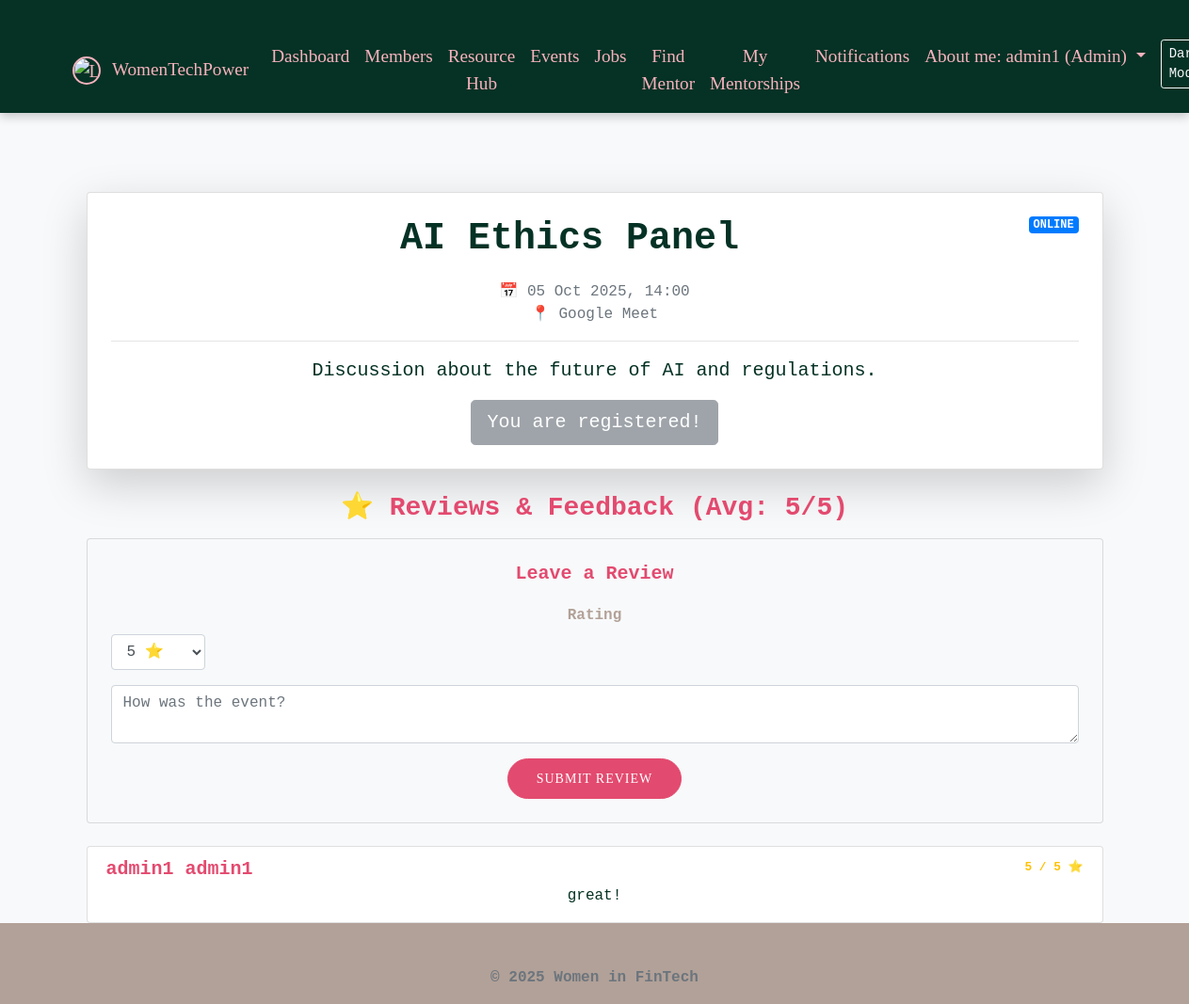
The page /event_details.php?id=4 (signed in) on the database its author committed.
### tables this page shows
CREATE TABLE `events` (
  `id` int(11) NOT NULL,
  `title` varchar(255) NOT NULL,
  `description` text DEFAULT NULL,
  `event_date` datetime NOT NULL,
  `type` enum('online','offline') NOT NULL,
  `location` varchar(255) DEFAULT NULL,
  `created_at` timestamp NOT NULL DEFAULT current_timestamp()
);

CREATE TABLE `event_reviews` (
  `id` int(11) NOT NULL,
  `user_id` int(11) DEFAULT NULL,
  `event_id` int(11) DEFAULT NULL,
  `rating` int(11) DEFAULT NULL,
  `comment` text DEFAULT NULL,
  `created_at` timestamp NOT NULL DEFAULT current_timestamp()
);

CREATE TABLE `members` (
  `id` int(11) NOT NULL,
  `first_name` varchar(50) NOT NULL,
  `last_name` varchar(50) NOT NULL,
  `email` varchar(100) NOT NULL,
  `password` varchar(255) DEFAULT NULL,
  `role` enum('member','mentor','admin') DEFAULT 'member',
  `profession` varchar(100) DEFAULT NULL,
  `company` varchar(100) DEFAULT NULL,
  `expertise` text DEFAULT NULL,
  `linkedin_profile` varchar(255) DEFAULT NULL,
  `status` enum('active','pending','mentor') DEFAULT 'pending',
  `created_at` timestamp NOT NULL DEFAULT current_timestamp(),
  `profile_image` varchar(255) DEFAULT NULL
);

### event_details.php (the view, shortened to what this page needs)
<?php
include_once "includes/header.php";
$event_id = $_GET['id'];
$user_id = $_SESSION['user_id'];
$database = new Database();
$db = $database->getConnection();
$stmt = $db->prepare("SELECT * FROM events WHERE id = ?");
$stmt->execute([$event_id]);
$event = $stmt->fetch(PDO::FETCH_ASSOC);
$stmt_check = $db->prepare("SELECT * FROM event_registrations WHERE user_id = ? AND event_id = ?");
$stmt_check->execute([$user_id, $event_id]);
$is_registered = $stmt_check->rowCount() > 0;
$stmt_reviews = $db->prepare("SELECT r.*, m.first_name, m.last_name FROM event_reviews r JOIN members m ON r.user_id = m.id WHERE event_id = ? ORDER BY r.created_at DESC");
$stmt_reviews->execute([$event_id]);
$stmt_avg = $db->prepare("SELECT AVG(rating) as avg_rate FROM event_reviews WHERE event_id = ?");
$stmt_avg->execute([$event_id]);
$avg = round($stmt_avg->fetchColumn(), 1);
?>
<div class="container">
    <div class="card shadow-lg mb-4">
        <div class="card-body">
            <span class="badge badge-primary float-right"><?php echo strtoupper($event['type']); ?></span>
            <h1 style="color: var(--deep-green);"><?php echo htmlspecialchars($event['title']); ?></h1>
            <p class="text-muted">
                📅 <?php echo date('d M Y, H:i', strtotime($event['event_date'])); ?> <br>
                📍 <?php echo htmlspecialchars($event['location']); ?>
            </p>
            <hr>
            <p class="lead"><?php echo htmlspecialchars($event['description']); ?></p>
            <?php if(!$is_registered): ?>
                <form method="POST">
                    <button type="submit" name="register" class="btn btn-success btn-lg">Join Event</button>
                </form>
            <?php else: ?>
                <button class="btn btn-secondary btn-lg" disabled>You are registered!</button>
            <?php endif; ?>
        </div>
    </div>
    <div class="row">
        <div class="col-md-12">
            <h3 class="mb-3">⭐ Reviews & Feedback (Avg: <?php echo $avg ? $avg : '0'; ?>/5)</h3>
            <div class="card mb-4 bg-light">
                <div class="card-body">
                    <h5>Leave a Review</h5>
                    <form method="POST">
                        <div class="form-group">
                            <label>Rating</label>
                            <select name="rating" class="form-control" style="width: 100px;">
                                <option value="5">5 ⭐</option>
                            </select>
                        </div>
                        <div class="form-group">
                            <textarea name="comment" class="form-control" placeholder="How was the event?" required></textarea>
                        </div>
                        <button type="submit" name="submit_review" class="btn btn-primary btn-sm">Submit Review</button>
                    </form>
                </div>
            </div>
            <div class="list-group">
                <?php while($rev = $stmt_reviews->fetch(PDO::FETCH_ASSOC)): ?>
                    <div class="list-group-item">
                        <div class="d-flex w-100 justify-content-between">
                            <h5 class="mb-1"><?php echo htmlspecialchars($rev['first_name'] . ' ' . $rev['last_name']); ?></h5>
                            <small class="text-warning font-weight-bold"><?php echo $rev['rating']; ?> / 5 ⭐</small>
                        </div>
                        <p class="mb-1"><?php echo htmlspecialchars($rev['comment']); ?></p>
                    </div>
                <?php endwhile; ?>
            </div>
        </div>
    </div>
</div>
<?php include_once "includes/footer.php"; ?>

### css/style.css (style rules this page uses)
:root { --deep-green: #053225; --raspberry: #E34A6F; --pale-pink: #F7B2BD; --greige: #B2A198; --soft-green: #60A561; --bg-color: #f8f9fa; --text-color: var(--deep-green); --card-bg: #ffffff; --nav-bg: var(--deep-green); --btn-color: var(--raspberry); --link-color: var(--raspberry); }
body { font-family: 'Rockwell', 'Courier Bold', Courier, Georgia, Times, 'Times New Roman', serif; background-color: var(--bg-color); color: var(--text-color); min-height: 100vh; display: flex; flex-direction: column; text-align: center; transition: background-color 0.3s ease, color 0.3s ease; }
h1, h2, h3, h4, h5 { font-weight: bold; color: var(--raspberry); margin-bottom: 20px; }
.container { flex: 1; padding-top: 30px; }
.card-body { padding: 25px; }
.form-group label { font-weight: bold; color: var(--greige); }
.btn-primary { background-color: var(--raspberry); border-color: var(--raspberry); border-radius: 50px; padding: 10px 30px; font-family: 'Rockwell', serif; text-transform: uppercase; letter-spacing: 1px; transition: all 0.3s; }

### rows shown on the page
events: type "ONLINE", title "AI Ethics Panel", event_date "05 Oct 2025, 14:00", location "Google Meet", description "Discussion about the future of AI and regulations."
event_reviews: user.last_name "admin1 admin1", rating "5", comment "great!"

### other values the page prints
$_SESSION['name'] "admin1"
$_SESSION['role'] "Admin"
$avg "5"
